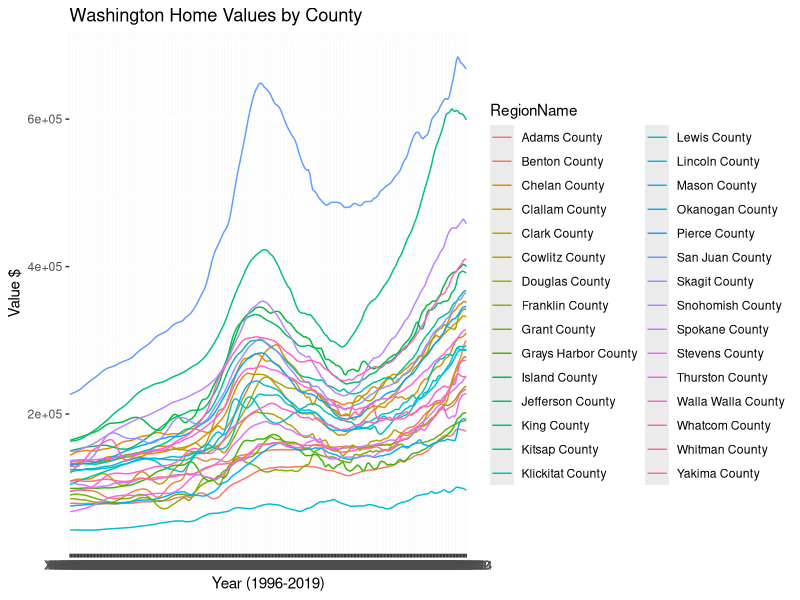
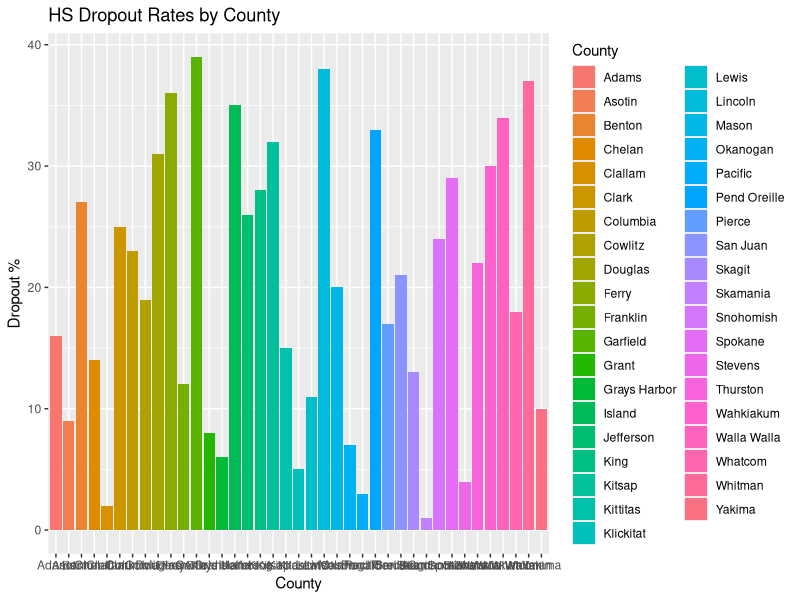
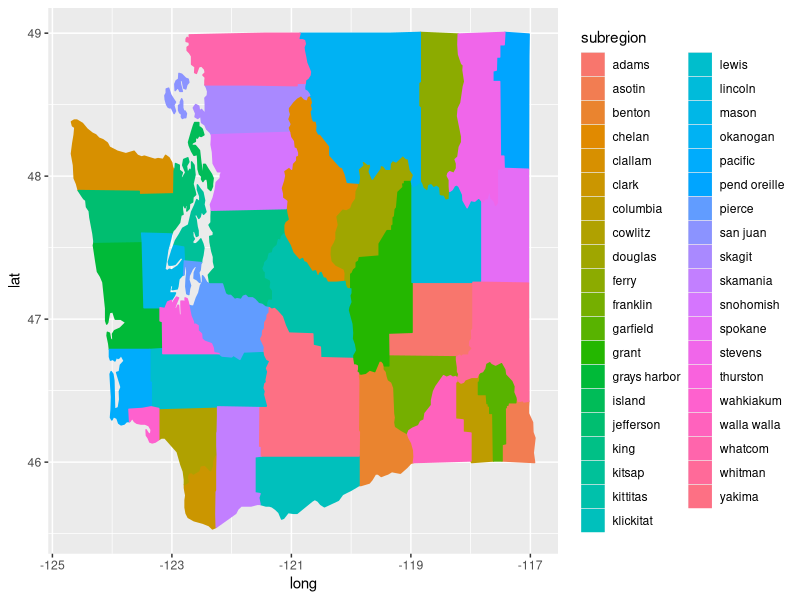

Generate these figures, in order, with R:
Pop_Dens_by_County <- read.csv("WAOFM_-_April_1_-_Population_Density_by_County__2000_to_Present.csv")
HS_Dropout_by_County <- read.csv("High_School_Dropout_Statistics_by_County_2012-2013_School_Year_5-Year_Cohort_Dropout_Rates.csv")

#home values
#home listings and sales
#rental values
#rental listings
#forecasts
#more metrics

County_Zhvi_3b <- read.csv("County_Zhvi_3bedroom.csv")
County_MedianRentalPrice_3B <- read.csv("County_MedianRentalPrice_3Bedroom.csv")

library(dplyr)
County_Zhvi_3b <- filter(County_Zhvi_3b, State == "WA")
County_MedianRentalPrice_3B <- filter(County_MedianRentalPrice_3B, State == "WA")
County_Zhvi_3b_values <- County_Zhvi_3b[,c(2,8:284)]

library(reshape2)
melted <- melt(County_Zhvi_3b_values)
melted$rowid <- 1:30
library(ggplot2)
ggplot(melted, aes(variable, value, group=factor(RegionName))) +
  geom_line(aes(color=RegionName)) +
  ggtitle("Washington Home Values by County") + 
  xlab("Year (1996-2019)") +
  ylab("Value $")
# can use this data to predict trend line in 10 years


ggplot(data=HS_Dropout_by_County, aes(x=County, y=Rank.by.Percent, fill=County)) +
  geom_bar(stat="identity") +
  ggtitle("HS Dropout Rates by County") +
  ylab("Dropout %")


county <- map_data("county")
county <- filter(county, region == "washington")
ggplot(county)+geom_polygon(aes(long,lat,group=group,col=subregion,fill=subregion))

